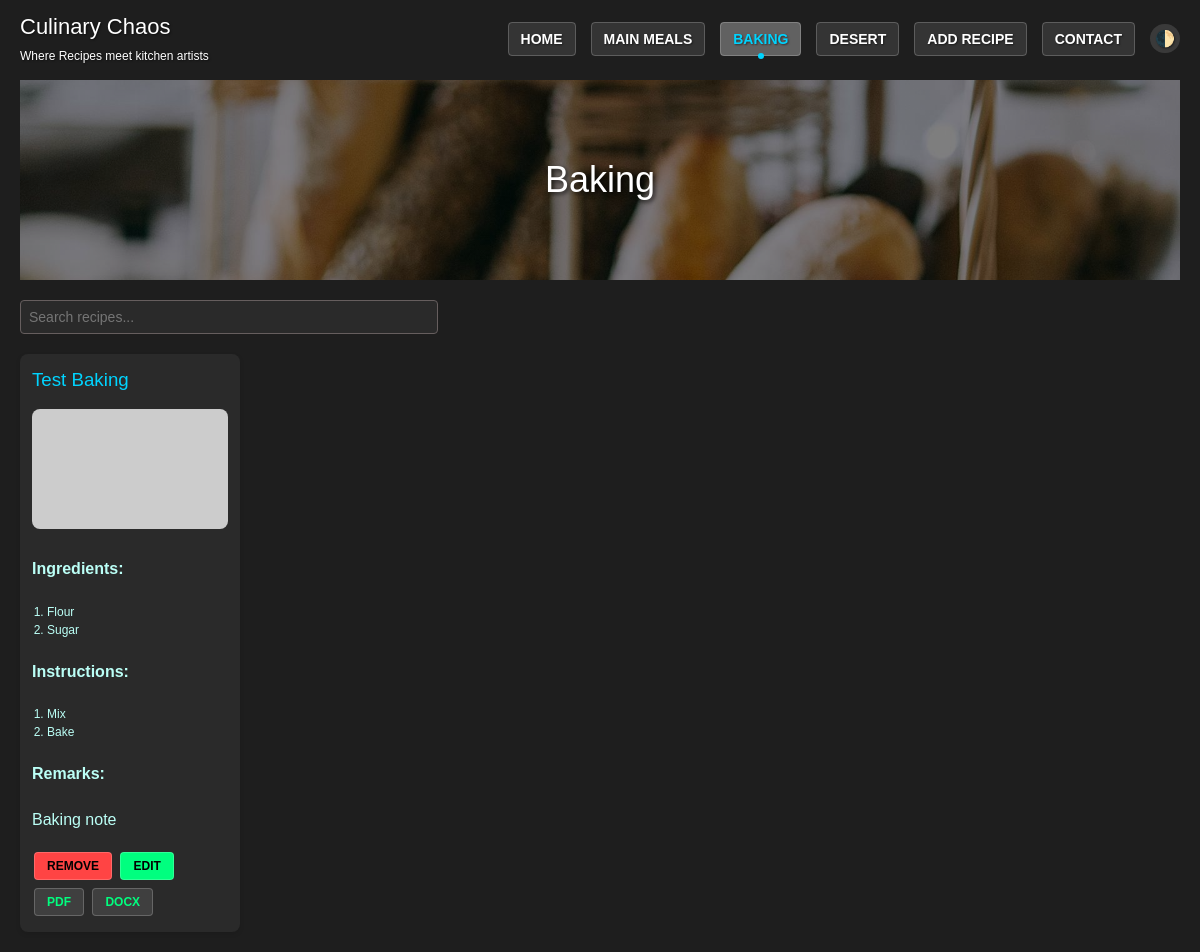
The app's page /baking with its own data.
### tables this page shows
CREATE TABLE recipes (
                id INTEGER PRIMARY KEY AUTOINCREMENT,
                name TEXT NOT NULL,
                type TEXT NOT NULL,
                ingredients TEXT NOT NULL,
                instructions TEXT NOT NULL,
                remarks TEXT,
                image TEXT
            );

### app.py (the view)
@app.route('/baking')
def baking():
    with sqlite3.connect('recipes.db') as conn:
        cursor = conn.cursor()
        cursor.execute("SELECT * FROM recipes WHERE type = 'baking'")
        recipes = [{'id': r[0], 'name': r[1], 'type': r[2], 'ingredients': r[3].split(','), 'instructions': r[4], 'remarks': r[5], 'image': r[6]} for r in cursor.fetchall()]
        app.logger.debug(f"Baking recipes fetched: {recipes}")
    return render_template('baking.html', recipes=recipes)

### templates/baking.html (shortened to what this page needs)
<!DOCTYPE html>
<html lang="en">
<head>
    <link rel="stylesheet" href="{{ url_for('static', filename='styles.css') }}">
</head>
<body class="dark-theme">
    <nav class="navbar">
        <div class="navbar-brand">
            <h1>Culinary Chaos</h1>
            <span class="tagline">Where Recipes meet kitchen artists</span>
        </div>
        <ul class="nav-menu">
            <li><a href="{{ url_for('index') }}" class="nav-link">Home</a></li>
            <li><a href="{{ url_for('main_meals') }}" class="nav-link">Main Meals</a></li>
            <li><a href="{{ url_for('baking') }}" class="nav-link">Baking</a></li>
            <li><a href="{{ url_for('desert') }}" class="nav-link">Desert</a></li>
            <li><a href="{{ url_for('add_recipe') }}" class="nav-link">Add Recipe</a></li>
            <li><a href="{{ url_for('contact') }}" class="nav-link">Contact</a></li>
            <li><button class="theme-switcher">🌓</button></li>
        </ul>
    </nav>
    <div class="container">
        <div class="section-header baking">
            <h2>Baking</h2>
        </div>
        <input type="text" class="search-bar" placeholder="Search recipes..." oninput="searchRecipes()">
        <div class="recipe-grid">
            {% if recipes %}
                {% for recipe in recipes %}
                <div class="recipe-card">
                    <h3>{{ recipe.name }}</h3>
                    <img src="{{ recipe.image }}" alt="{{ recipe.name }}">
                    <h4>Ingredients:</h4>
                    <ol>
                        {% for ingredient in recipe.ingredients %}
                        <li>{{ ingredient }}</li>
                        {% endfor %}
                    </ol>
                    <h4>Instructions:</h4>
                    <ol>
                        {% for instruction in recipe.instructions.split('.') %}
                        {% if instruction.strip() %}
                        <li>{{ instruction.strip() }}</li>
                        {% endif %}
                        {% endfor %}
                    </ol>
                    {% if recipe.remarks %}
                    <h4>Remarks:</h4>
                    <p>{{ recipe.remarks }}</p>
                    {% endif %}
                    <button class="delete-btn" onclick="deleteRecipe({{ recipe.id }})">Remove</button>
                    <a href="{{ url_for('edit_recipe', id=recipe.id) }}"><button class="edit-btn">Edit</button></a>
                    <a href="{{ url_for('download_recipe', id=recipe.id, format='pdf') }}"><button class="pdf-btn">PDF</button></a>
                    <a href="{{ url_for('download_recipe', id=recipe.id, format='docx') }}"><button class="docx-btn">Docx</button></a>
                </div>
                {% endfor %}
            {% else %}
                <p>No recipes found. Add some baked goods!</p>
            {% endif %}
        </div>
    </div>
</body>
</html>

### static/styles.css (style rules this page uses)
:root { --bg-color: #1E1E1E; --text-color: #bbfff6; --header-color: #00D4FF; --link-color: #00FF7F; --link-hover-color: #00D4FF; --secondary-bg: #2A2A2A; --tertiary-bg: #3A3A3A; --border-bg: rgb(102, 94, 94); --subtext-color: #A0A0A0; --button-bg: #00FF7F; --button-text: #000; --button-hover: #00D4FF; --error-color: #FF4444; --delete-bg: #FF4444; --delete-hover: #CC3333; }
html, body { margin: 0; padding: 0; width: 100%; height: 100%; overflow-x: hidden; }
body { font-family: 'Arial', sans-serif; background: var(--bg-color); color: var(--text-color); line-height: 1.5; transition: background 0.3s, color 0.3s; }
.navbar { background: transparent; padding: 10px 20px; display: flex; justify-content: space-between; align-items: center; position: fixed; top: 0; width: 100%; z-index: 1000; box-sizing: border-box; }
.navbar-brand h1 { font-size: 22px; margin: 0; color: #fff; text-shadow: 1px 1px 2px rgba(0, 0, 0, 0.5); }
.tagline { font-size: 12px; color: #fff; text-shadow: 1px 1px 2px rgba(0, 0, 0, 0.5); }
.nav-menu { list-style: none; margin: 0; padding: 0; display: flex; align-items: center; gap: 15px; }
.nav-menu li { margin: 0; }
.nav-link { font-size: 14px; padding: 8px 12px; color: #fff; text-shadow: 1px 1px 2px rgba(0, 0, 0, 0.5); background: rgba(255, 255, 255, 0.1); border: 1px solid rgba(255, 255, 255, 0.2); border-radius: 4px; text-transform: uppercase; font-weight: 600; transition: all 0.3s ease; }
.nav-link.active { color: var(--link-hover-color); background: rgba(255, 255, 255, 0.3); position: relative; }
.nav-link.active::after { content: ''; position: absolute; bottom: -4px; left: 50%; transform: translateX(-50%); width: 6px; height: 6px; background: var(--link-hover-color); border-radius: 50%; }
.theme-switcher { background: var(--tertiary-bg); border: none; color: #fff; padding: 5px; cursor: pointer; font-size: 16px; border-radius: 25px; transition: all 0.3s ease; text-shadow: 1px 1px 2px rgba(0, 0, 0, 0.5); }
h1, h2, h3 { color: var(--header-color); font-weight: 400; margin: 0 0 15px; }
a { color: var(--link-color); text-decoration: none; transition: color 0.3s; }
.container { max-width: 1200px; margin: 0 auto; padding: 20px; background-color: var(--bg-color); color: var(--text-color); margin-top: 60px; }
.section-header { width: 100%; height: 200px; display: flex; align-items: center; justify-content: center; text-align: center; background-size: cover; background-position: center; background-repeat: no-repeat; background-color: #1a1a1a; margin-bottom: 20px; }
.section-header.baking { background-image: linear-gradient(rgba(0,0,0,0.5), rgba(0,0,0,0.5)), url('/static/baking.jpg'); }
.section-header h2 { color: #fff; font-size: 36px; margin: 0; text-shadow: 2px 2px 4px rgba(0, 0, 0, 0.7); }
.search-bar { width: 100%; max-width: 400px; padding: 8px; margin-bottom: 20px; border: 1px solid var(--border-bg); border-radius: 4px; background: var(--secondary-bg); color: var(--text-color); font-size: 14px; }
.recipe-grid { display: grid; grid-template-columns: repeat(auto-fill, minmax(220px, 1fr)); gap: 15px; }
.recipe-card { background: var(--secondary-bg); border-radius: 8px; box-shadow: 0 2px 5px rgba(0,0,0,0.1); padding: 12px; transition: transform 0.2s; }
.recipe-card img { width: 100%; height: 120px; object-fit: cover; border-radius: 8px; }
.recipe-card ol { margin: 8px 0; padding-left: 15px; font-size: 12px; }
.recipe-card button, .recipe-card a button { padding: 6px 12px; border: 1px solid rgba(255, 255, 255, 0.2); border-radius: 4px; text-transform: uppercase; font-weight: 600; font-size: 12px; cursor: pointer; transition: all 0.3s ease; margin: 4px 2px; }
.recipe-card .edit-btn { background: var(--button-bg); color: var(--button-text); }
.recipe-card .pdf-btn, .recipe-card .docx-btn { background: rgba(255, 255, 255, 0.1); color: var(--link-color); }
.recipe-card .delete-btn { background: var(--delete-bg); color: var(--button-text); }

### records on screen
recipes: name "Test Baking", ingredients "Flour" "Sugar", strip "Mix" "Bake", remarks "Baking note"
